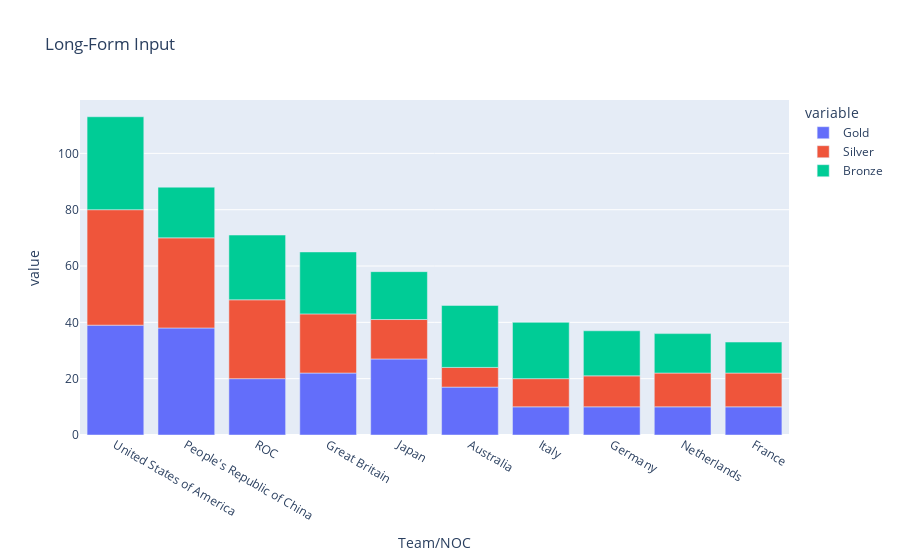

Notebook code cell kept with this figure:
### Code cell
fig = px.bar(medals_des, x="Team/NOC", y=["Gold","Silver","Bronze"], title="Long-Form Input")
fig.show()

### Figure 1 — Plotly figure (JSON) as saved in the notebook; plotly's stock layout.template omitted (floating-point values rounded to 4 significant figures)
{"data": [{"alignmentgroup": "True", "hovertemplate": "variable=Gold<br>Team/NOC=%{x}<br>value=%{y}<extra></extra>", "legendgroup": "Gold", "marker": {"color": "#636efa", "pattern": {"shape": ""}}, "name": "Gold", "offsetgroup": "Gold", "orientation": "v", "showlegend": true, "textposition": "auto", "type": "bar", "x": ["United States of America", "People's Republic of China", "ROC", "Great Britain", "Japan", "Australia", "Italy", "Germany", "Netherlands", "France"], "xaxis": "x", "y": [39, 38, 20, 22, 27, 17, 10, 10, 10, 10], "yaxis": "y"}, {"alignmentgroup": "True", "hovertemplate": "variable=Silver<br>Team/NOC=%{x}<br>value=%{y}<extra></extra>", "legendgroup": "Silver", "marker": {"color": "#EF553B", "pattern": {"shape": ""}}, "name": "Silver", "offsetgroup": "Silver", "orientation": "v", "showlegend": true, "textposition": "auto", "type": "bar", "x": ["United States of America", "People's Republic of China", "ROC", "Great Britain", "Japan", "Australia", "Italy", "Germany", "Netherlands", "France"], "xaxis": "x", "y": [41, 32, 28, 21, 14, 7, 10, 11, 12, 12], "yaxis": "y"}, {"alignmentgroup": "True", "hovertemplate": "variable=Bronze<br>Team/NOC=%{x}<br>value=%{y}<extra></extra>", "legendgroup": "Bronze", "marker": {"color": "#00cc96", "pattern": {"shape": ""}}, "name": "Bronze", "offsetgroup": "Bronze", "orientation": "v", "showlegend": true, "textposition": "auto", "type": "bar", "x": ["United States of America", "People's Republic of China", "ROC", "Great Britain", "Japan", "Australia", "Italy", "Germany", "Netherlands", "France"], "xaxis": "x", "y": [33, 18, 23, 22, 17, 22, 20, 16, 14, 11], "yaxis": "y"}], "layout": {"barmode": "relative", "legend": {"title": {"text": "variable"}, "tracegroupgap": 0}, "title": {"text": "Long-Form Input"}, "xaxis": {"anchor": "y", "domain": [0, 1], "title": {"text": "Team/NOC"}}, "yaxis": {"anchor": "x", "domain": [0, 1], "title": {"text": "value"}}}}
